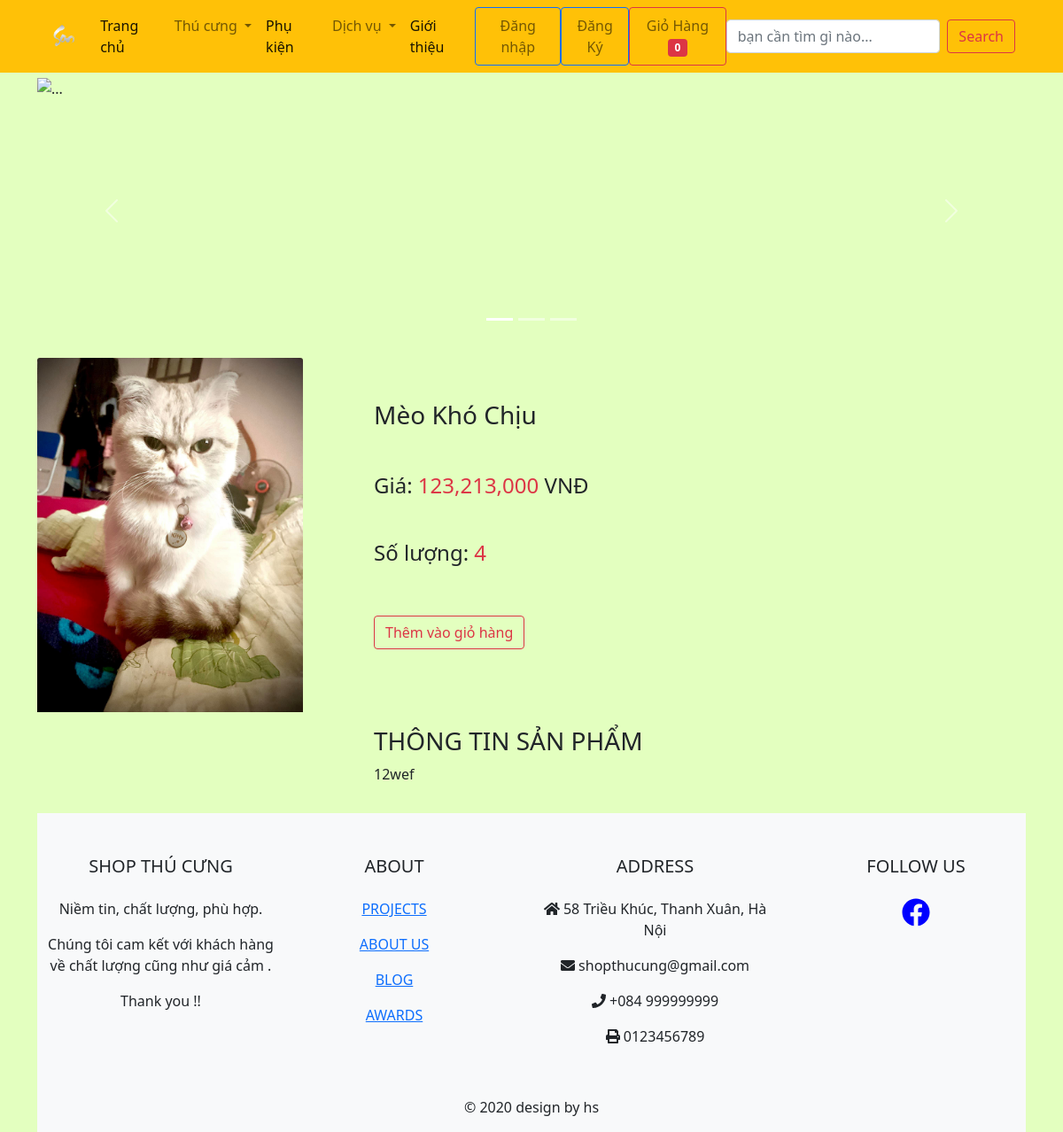
The page /index.php?c=xem_san_pham&a=xem_chi_tiet&ma_san_pham=30 on the database its author committed.
### tables this page shows
CREATE TABLE `quan_li_san_pham` (
  `id` int(11) NOT NULL,
  `ten_san_pham` varchar(255) NOT NULL,
  `anh_san_pham` varchar(255) NOT NULL,
  `gia` float NOT NULL,
  `so_luong` int(11) NOT NULL,
  `mo_ta` text NOT NULL,
  `tinh_trang` tinyint(1) NOT NULL,
  `id_loai_san_pham` int(11) NOT NULL
);

### public/index.php (called while the page is built)
<?php
require_once('route.php');

### public/modules/xemct.php (the view, shortened to what this page needs)
<?php
    if (isset($_GET['ma_san_pham'])) {
        $id = $_GET['ma_san_pham'];
        $sql = "SELECT * FROM quan_li_san_pham WHERE id = $id LIMIT 1";
        $rs = mysqli_query($conn, $sql);
        $each = mysqli_fetch_array($rs);
    }
?>
<div class="row mt-3 mb-3">
   <div class="col-sm-4">
       <img src="<?= $each['anh_san_pham'] ?>" alt="" class="card-img-top" style="width: 300px">
   </div>
   <div class="col-sm-6">
       <h3 class="mt-5"><?= $each['ten_san_pham'] ?></h3>
       <h4 class="mt-5">Giá: <span class="text-danger"><?= number_format($each['gia']) ?></span> VNĐ</h4>
       <h4 class="mt-5">Số lượng: <span class="text-danger"><?= $each['so_luong'] ?></span> </h4>
       <a class="btn btn-outline-danger mt-5" href="index.php?c=gio_hang&a=them_gio_hang&id=<?= $each['id'] ?>">Thêm vào giỏ hàng</a>
   </div>
</div>
<div class="row mt-3 mb-3">
    <div class="col-sm-4"></div>
    <div class="col-sm-6">
        <h3>THÔNG TIN SẢN PHẨM</h3>
    <?= $each['mo_ta'] ?>
    </div>
</div>

### public/layouts/style.css (style rules this page uses)
body { background-color: rgb(227, 255, 191) !important; }

### rows shown on the page
quan_li_san_pham: anh_san_pham (picture), ten_san_pham "Mèo Khó Chịu", gia "123,213,000", so_luong "4", mo_ta "12wef"
